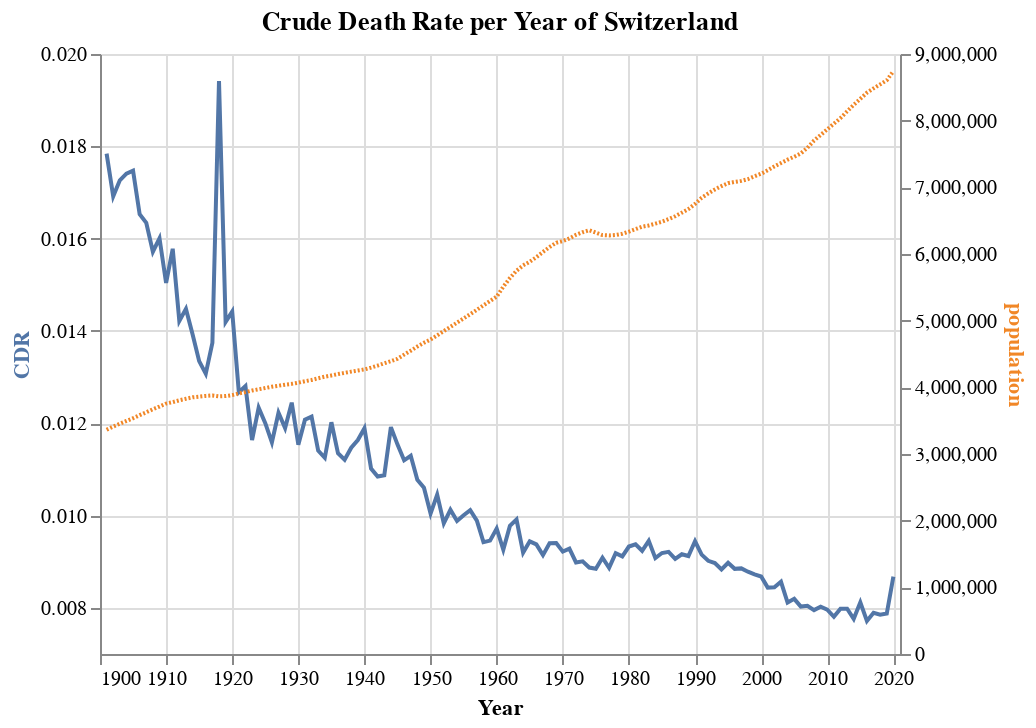

This figure's notebook cell:
### Code cell
base = alt.Chart(df).encode(
    alt.X("Year:T", scale=alt.Scale(domain=["1900-01-01", "2021-01-01"]))
)

line_A = base.mark_line(color="#5276A7").encode(
    y=alt.Y("CDR:Q", scale=alt.Scale(zero=False), axis=alt.Axis(titleColor="#5276A7"))
)

line_B = base.mark_line(color="#F18727", strokeDash=[1]).encode(
    y=alt.Y("population:Q", axis=alt.Axis(titleColor="#F18727"))
)

chart = (
    alt.layer(line_A, line_B)
    .resolve_scale(y="independent")
    .properties(title="Crude Death Rate per Year of Switzerland")
    .interactive()
)
# chart.save("swiss_mortality_chart.html")
chart

### Figure 1 — Vega-Lite specification as saved in the notebook (floating-point values rounded to 4 significant figures)
{"config": {"view": {"continuousWidth": 400, "continuousHeight": 300}}, "layer": [{"mark": {"type": "line", "color": "#5276A7"}, "encoding": {"x": {"type": "temporal", "field": "Year", "scale": {"domain": ["1900-01-01", "2021-01-01"]}}, "y": {"type": "quantitative", "axis": {"titleColor": "#5276A7"}, "field": "CDR", "scale": {"zero": false}}}, "selection": {"selector003": {"type": "interval", "bind": "scales", "encodings": ["x", "y"]}}}, {"mark": {"type": "line", "color": "#F18727", "strokeDash": [1]}, "encoding": {"x": {"type": "temporal", "field": "Year", "scale": {"domain": ["1900-01-01", "2021-01-01"]}}, "y": {"type": "quantitative", "axis": {"titleColor": "#F18727"}, "field": "population"}}}], "data": {"name": "data-ead271e3bfa1344196bef5cfd9aa1e94"}, "resolve": {"scale": {"y": "independent"}}, "title": "Crude Death Rate per Year of Switzerland", "$schema": "https://vega.github.io/schema/vega-lite/v4.8.1.json", "datasets": {"data-ead271e3bfa1344196bef5cfd9aa1e94": [{"deaths": 60020.0, "population": 3364000.0, "Year": "1901-01-01T00:00:00", "CDR": 0.01784}, {"deaths": 57700.0, "population": 3411000.0, "Year": "1902-01-01T00:00:00", "CDR": 0.01692}, {"deaths": 59630.0, "population": 3454000.0, "Year": "1903-01-01T00:00:00", "CDR": 0.01726}, {"deaths": 60860.0, "population": 3496000.0, "Year": "1904-01-01T00:00:00", "CDR": 0.01741}, {"deaths": 61800.0, "population": 3537000.0, "Year": "1905-01-01T00:00:00", "CDR": 0.01747}, {"deaths": 59200.0, "population": 3582000.0, "Year": "1906-01-01T00:00:00", "CDR": 0.01653}, {"deaths": 59250.0, "population": 3625000.0, "Year": "1907-01-01T00:00:00", "CDR": 0.01634}, {"deaths": 57700.0, "population": 3671000.0, "Year": "1908-01-01T00:00:00", "CDR": 0.01572}, {"deaths": 59420.0, "population": 3712000.0, "Year": "1909-01-01T00:00:00", "CDR": 0.01601}, {"deaths": 56500.0, "population": 3757000.0, "Year": "1910-01-01T00:00:00", "CDR": 0.01504}, {"deaths": 59620.0, "population": 3778000.0, "Year": "1911-01-01T00:00:00", "CDR": 0.01578}, {"deaths": 54100.0, "population": 3806000.0, "Year": "1912-01-01T00:00:00", "CDR": 0.01422}, {"deaths": 55430.0, "population": 3828000.0, "Year": "1913-01-01T00:00:00", "CDR": 0.01448}, {"deaths": 53630.0, "population": 3850000.0, "Year": "1914-01-01T00:00:00", "CDR": 0.01393}, {"deaths": 51520.0, "population": 3861000.0, "Year": "1915-01-01T00:00:00", "CDR": 0.01335}, {"deaths": 50620.0, "population": 3872000.0, "Year": "1916-01-01T00:00:00", "CDR": 0.01307}, {"deaths": 53310.0, "population": 3879000.0, "Year": "1917-01-01T00:00:00", "CDR": 0.01374}, {"deaths": 75030.0, "population": 3865000.0, "Year": "1918-01-01T00:00:00", "CDR": 0.01941}, {"deaths": 54930.0, "population": 3869000.0, "Year": "1919-01-01T00:00:00", "CDR": 0.0142}, {"deaths": 55990.0, "population": 3883000.0, "Year": "1920-01-01T00:00:00", "CDR": 0.01442}, {"deaths": 49520.0, "population": 3909000.0, "Year": "1921-01-01T00:00:00", "CDR": 0.01267}, {"deaths": 50290.0, "population": 3929000.0, "Year": "1922-01-01T00:00:00", "CDR": 0.0128}, {"deaths": 45980.0, "population": 3952000.0, "Year": "1923-01-01T00:00:00", "CDR": 0.01163}, {"deaths": 48990.0, "population": 3971000.0, "Year": "1924-01-01T00:00:00", "CDR": 0.01234}, {"deaths": 47880.0, "population": 3989000.0, "Year": "1925-01-01T00:00:00", "CDR": 0.012}, {"deaths": 46450.0, "population": 4010000.0, "Year": "1926-01-01T00:00:00", "CDR": 0.01159}, {"deaths": 49200.0, "population": 4024000.0, "Year": "1927-01-01T00:00:00", "CDR": 0.01223}, {"deaths": 48060.0, "population": 4040000.0, "Year": "1928-01-01T00:00:00", "CDR": 0.0119}, {"deaths": 50440.0, "population": 4053000.0, "Year": "1929-01-01T00:00:00", "CDR": 0.01245}, {"deaths": 46940.0, "population": 4070000.0, "Year": "1930-01-01T00:00:00", "CDR": 0.01153}, {"deaths": 49410.0, "population": 4092000.0, "Year": "1931-01-01T00:00:00", "CDR": 0.01208}, {"deaths": 49910.0, "population": 4110000.0, "Year": "1932-01-01T00:00:00", "CDR": 0.01214}, {"deaths": 47180.0, "population": 4136000.0, "Year": "1933-01-01T00:00:00", "CDR": 0.01141}, {"deaths": 46810.0, "population": 4160000.0, "Year": "1934-01-01T00:00:00", "CDR": 0.01125}, {"deaths": 50230.0, "population": 4179000.0, "Year": "1935-01-01T00:00:00", "CDR": 0.01202}, {"deaths": 47650.0, "population": 4199000.0, "Year": "1936-01-01T00:00:00", "CDR": 0.01135}, {"deaths": 47270.0, "population": 4217000.0, "Year": "1937-01-01T00:00:00", "CDR": 0.01121}, {"deaths": 48580.0, "population": 4235000.0, "Year": "1938-01-01T00:00:00", "CDR": 0.01147}, {"deaths": 49480.0, "population": 4253000.0, "Year": "1939-01-01T00:00:00", "CDR": 0.01164}, {"deaths": 50760.0, "population": 4269000.0, "Year": "1940-01-01T00:00:00", "CDR": 0.01189}, {"deaths": 47340.0, "population": 4297000.0, "Year": "1941-01-01T00:00:00", "CDR": 0.01102}, {"deaths": 46930.0, "population": 4327000.0, "Year": "1942-01-01T00:00:00", "CDR": 0.01085}, {"deaths": 47410.0, "population": 4361000.0, "Year": "1943-01-01T00:00:00", "CDR": 0.01087}, {"deaths": 52340.0, "population": 4392000.0, "Year": "1944-01-01T00:00:00", "CDR": 0.01192}, {"deaths": 51090.0, "population": 4428000.0, "Year": "1945-01-01T00:00:00", "CDR": 0.01154}, {"deaths": 50280.0, "population": 4490000.0, "Year": "1946-01-01T00:00:00", "CDR": 0.0112}, {"deaths": 51380.0, "population": 4549000.0, "Year": "1947-01-01T00:00:00", "CDR": 0.0113}, {"deaths": 49680.0, "population": 4611000.0, "Year": "1948-01-01T00:00:00", "CDR": 0.01077}, {"deaths": 49500.0, "population": 4668000.0, "Year": "1949-01-01T00:00:00", "CDR": 0.0106}, {"deaths": 47370.0, "population": 4717000.0, "Year": "1950-01-01T00:00:00", "CDR": 0.01004}, {"deaths": 49950.0, "population": 4779000.0, "Year": "1951-01-01T00:00:00", "CDR": 0.01045}, {"deaths": 47620.0, "population": 4844000.0, "Year": "1952-01-01T00:00:00", "CDR": 0.009831}, {"deaths": 49680.0, "population": 4907000.0, "Year": "1953-01-01T00:00:00", "CDR": 0.01013}, {"deaths": 49110.0, "population": 4970000.0, "Year": "1954-01-01T00:00:00", "CDR": 0.009881}, {"deaths": 50370.0, "population": 5034000.0, "Year": "1955-01-01T00:00:00", "CDR": 0.01001}, {"deaths": 51570.0, "population": 5097000.0, "Year": "1956-01-01T00:00:00", "CDR": 0.01012}, {"deaths": 51070.0, "population": 5163000.0, "Year": "1957-01-01T00:00:00", "CDR": 0.009891}, {"deaths": 49280.0, "population": 5230000.0, "Year": "1958-01-01T00:00:00", "CDR": 0.009423}, {"deaths": 50080.0, "population": 5296000.0, "Year": "1959-01-01T00:00:00", "CDR": 0.009457}, {"deaths": 52090.0, "population": 5360000.0, "Year": "1960-01-01T00:00:00", "CDR": 0.009719}, {"deaths": 51000.0, "population": 5508000.0, "Year": "1961-01-01T00:00:00", "CDR": 0.009259}, {"deaths": 55120.0, "population": 5639000.0, "Year": "1962-01-01T00:00:00", "CDR": 0.009775}, {"deaths": 56990.0, "population": 5749000.0, "Year": "1963-01-01T00:00:00", "CDR": 0.009912}, {"deaths": 53610.0, "population": 5829000.0, "Year": "1964-01-01T00:00:00", "CDR": 0.009197}, {"deaths": 55550.0, "population": 5884000.0, "Year": "1965-01-01T00:00:00", "CDR": 0.009441}, {"deaths": 55800.0, "population": 5952000.0, "Year": "1966-01-01T00:00:00", "CDR": 0.009375}, {"deaths": 55140.0, "population": 6031000.0, "Year": "1967-01-01T00:00:00", "CDR": 0.009143}, {"deaths": 57370.0, "population": 6104000.0, "Year": "1968-01-01T00:00:00", "CDR": 0.009399}, {"deaths": 58000.0, "population": 6169000.0, "Year": "1969-01-01T00:00:00", "CDR": 0.009403}, {"deaths": 57090.0, "population": 6193000.0, "Year": "1970-01-01T00:00:00", "CDR": 0.009219}, {"deaths": 57860.0, "population": 6234000.0, "Year": "1971-01-01T00:00:00", "CDR": 0.009281}, {"deaths": 56490.0, "population": 6288000.0, "Year": "1972-01-01T00:00:00", "CDR": 0.008983}, {"deaths": 56990.0, "population": 6327000.0, "Year": "1973-01-01T00:00:00", "CDR": 0.009008}, {"deaths": 56400.0, "population": 6356000.0, "Year": "1974-01-01T00:00:00", "CDR": 0.008874}, {"deaths": 55920.0, "population": 6321000.0, "Year": "1975-01-01T00:00:00", "CDR": 0.008847}, {"deaths": 57100.0, "population": 6284000.0, "Year": "1976-01-01T00:00:00", "CDR": 0.009086}, {"deaths": 55660.0, "population": 6278000.0, "Year": "1977-01-01T00:00:00", "CDR": 0.008865}, {"deaths": 57720.0, "population": 6285000.0, "Year": "1978-01-01T00:00:00", "CDR": 0.009183}, {"deaths": 57450.0, "population": 6304000.0, "Year": "1979-01-01T00:00:00", "CDR": 0.009115}, {"deaths": 59100.0, "population": 6335000.0, "Year": "1980-01-01T00:00:00", "CDR": 0.009328}, {"deaths": 59760.0, "population": 6373000.0, "Year": "1981-01-01T00:00:00", "CDR": 0.009378}, {"deaths": 59200.0, "population": 6410000.0, "Year": "1982-01-01T00:00:00", "CDR": 0.009237}, {"deaths": 60760.0, "population": 6428000.0, "Year": "1983-01-01T00:00:00", "CDR": 0.009452}, {"deaths": 58600.0, "population": 6456000.0, "Year": "1984-01-01T00:00:00", "CDR": 0.009077}, {"deaths": 59580.0, "population": 6485000.0, "Year": "1985-01-01T00:00:00", "CDR": 0.009188}, {"deaths": 60100.0, "population": 6523000.0, "Year": "1986-01-01T00:00:00", "CDR": 0.009214}, {"deaths": 59510.0, "population": 6567000.0, "Year": "1987-01-01T00:00:00", "CDR": 0.009062}, {"deaths": 60650.0, "population": 6620000.0, "Year": "1988-01-01T00:00:00", "CDR": 0.009161}, {"deaths": 60880.0, "population": 6674000.0, "Year": "1989-01-01T00:00:00", "CDR": 0.009122}, {"deaths": 63740.0, "population": 6751000.0, "Year": "1990-01-01T00:00:00", "CDR": 0.009442}, {"deaths": 62630.0, "population": 6843000.0, "Year": "1991-01-01T00:00:00", "CDR": 0.009153}, {"deaths": 62300.0, "population": 6908000.0, "Year": "1992-01-01T00:00:00", "CDR": 0.009019}, {"deaths": 62510.0, "population": 6969000.0, "Year": "1993-01-01T00:00:00", "CDR": 0.008971}, {"deaths": 61990.0, "population": 7019000.0, "Year": "1994-01-01T00:00:00", "CDR": 0.008831}, {"deaths": 63390.0, "population": 7062000.0, "Year": "1995-01-01T00:00:00", "CDR": 0.008975}, {"deaths": 62640.0, "population": 7081000.0, "Year": "1996-01-01T00:00:00", "CDR": 0.008845}, {"deaths": 62840.0, "population": 7096000.0, "Year": "1997-01-01T00:00:00", "CDR": 0.008855}, {"deaths": 62570.0, "population": 7124000.0, "Year": "1998-01-01T00:00:00", "CDR": 0.008783}, {"deaths": 62500.0, "population": 7164000.0, "Year": "1999-01-01T00:00:00", "CDR": 0.008724}, {"deaths": 62530.0, "population": 7204000.0, "Year": "2000-01-01T00:00:00", "CDR": 0.00868}, {"deaths": 61230.0, "population": 7256000.0, "Year": "2001-01-01T00:00:00", "CDR": 0.008439}, {"deaths": 61770.0, "population": 7314000.0, "Year": "2002-01-01T00:00:00", "CDR": 0.008445}, {"deaths": 63070.0, "population": 7364000.0, "Year": "2003-01-01T00:00:00", "CDR": 0.008564}, {"deaths": 60180.0, "population": 7415000.0, "Year": "2004-01-01T00:00:00", "CDR": 0.008116}, {"deaths": 61120.0, "population": 7459000.0, "Year": "2005-01-01T00:00:00", "CDR": 0.008195}, {"deaths": 60280.0, "population": 7509000.0, "Year": "2006-01-01T00:00:00", "CDR": 0.008028}, {"deaths": 61090.0, "population": 7593000.0, "Year": "2007-01-01T00:00:00", "CDR": 0.008045}, {"deaths": 61230.0, "population": 7702000.0, "Year": "2008-01-01T00:00:00", "CDR": 0.00795}, {"deaths": 62480.0, "population": 7786000.0, "Year": "2009-01-01T00:00:00", "CDR": 0.008024}, {"deaths": 62650.0, "population": 7870000.0, "Year": "2010-01-01T00:00:00", "CDR": 0.00796}, {"deaths": 62090.0, "population": 7955000.0, "Year": "2011-01-01T00:00:00", "CDR": 0.007806}, {"deaths": 64170.0, "population": 8039000.0, "Year": "2012-01-01T00:00:00", "CDR": 0.007983}, {"deaths": 64960.0, "population": 8140000.0, "Year": "2013-01-01T00:00:00", "CDR": 0.007981}, {"deaths": 63940.0, "population": 8238000.0, "Year": "2014-01-01T00:00:00", "CDR": 0.007762}, {"deaths": 67610.0, "population": 8327000.0, "Year": "2015-01-01T00:00:00", "CDR": 0.008119}, {"deaths": 64960.0, "population": 8420000.0, "Year": "2016-01-01T00:00:00", "CDR": 0.007716}, {"deaths": 66970.0, "population": 8484000.0, "Year": "2017-01-01T00:00:00", "CDR": 0.007894}, {"deaths": 67090.0, "population": 8545000.0, "Year": "2018-01-01T00:00:00", "CDR": 0.007852}, {"deaths": 67780.0, "population": 8606000.0, "Year": "2019-01-01T00:00:00", "CDR": 0.007876}, {"deaths": 75870.0, "population": 8743000.0, "Year": "2020-01-01T00:00:00", "CDR": 0.008678}]}}
